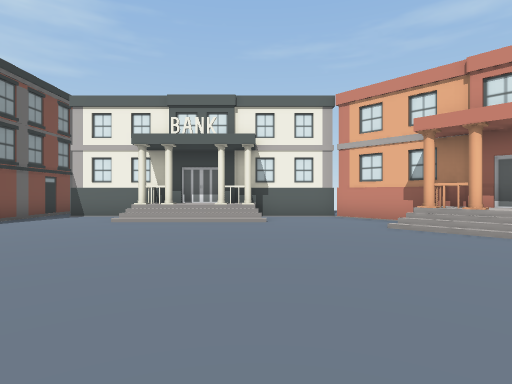
View 1 (above)

22 first-person views from a walk through a scene from a Unity 3-D project. The camera is 1.5 m above the floor, looks level and sees 80° across. The floor is counted in squares, 2 m on a side. Each view is taken from the middle of a square. On the plan, view 1 faces up. The plan holds only what a view shows up to about 10 squares ahead; the rest is blank. The place goes on beyond the plan. The player is left out. Some animated figures are not drawn.

View 2
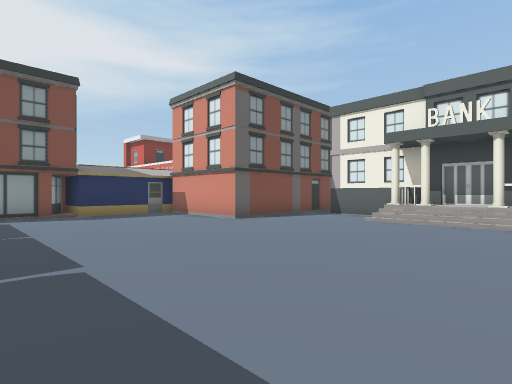

View 3
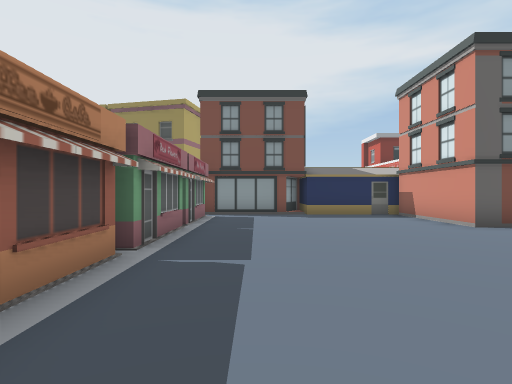

View 4
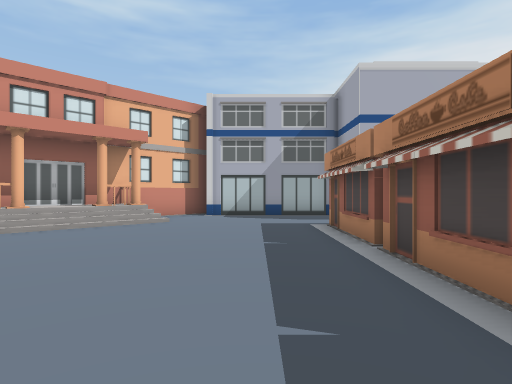

View 5
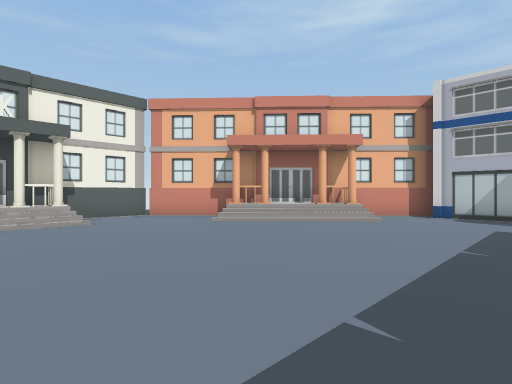

View 6
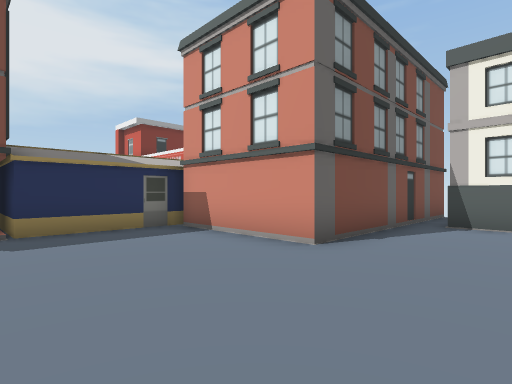

View 7
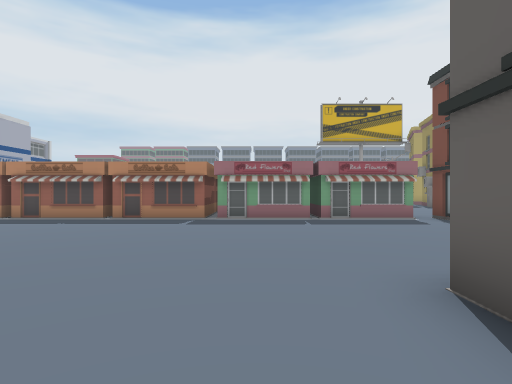

View 8
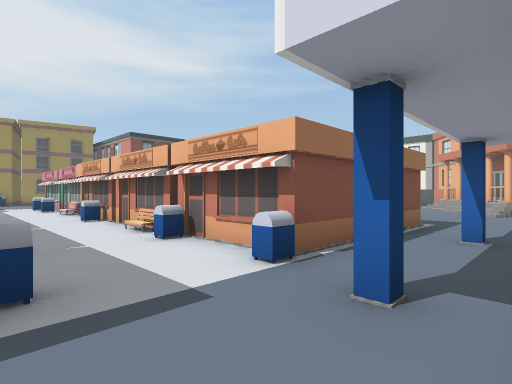

View 9
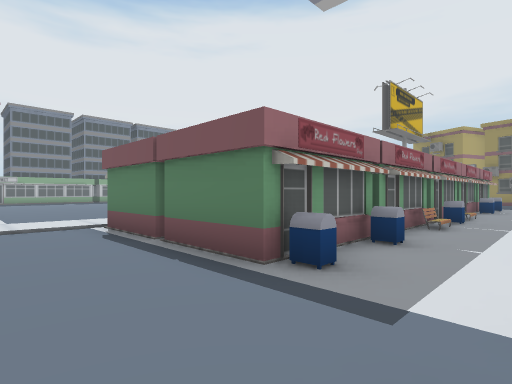

View 10
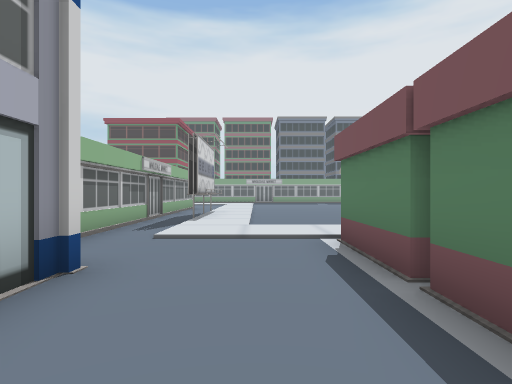

View 11
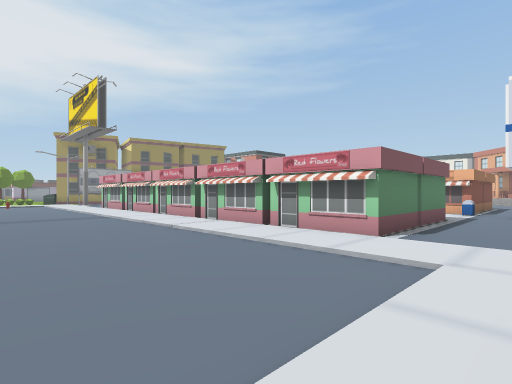

View 12
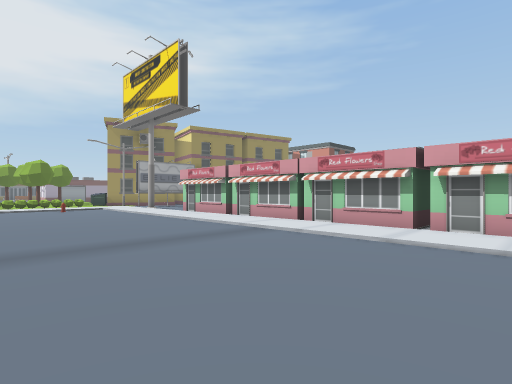

View 13
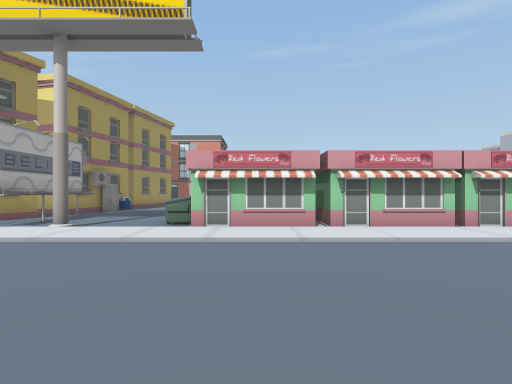

View 14
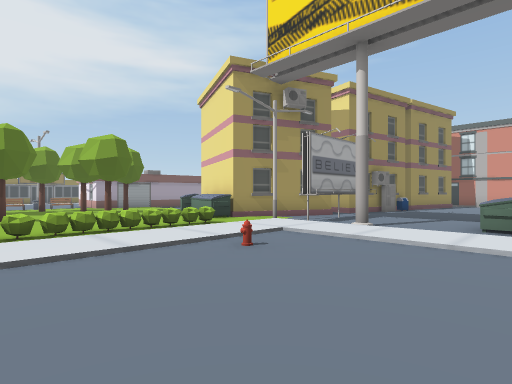

View 15
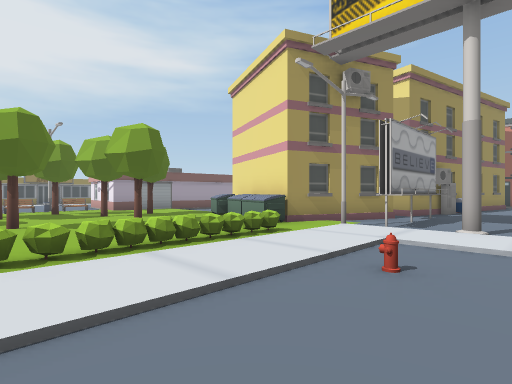

View 16
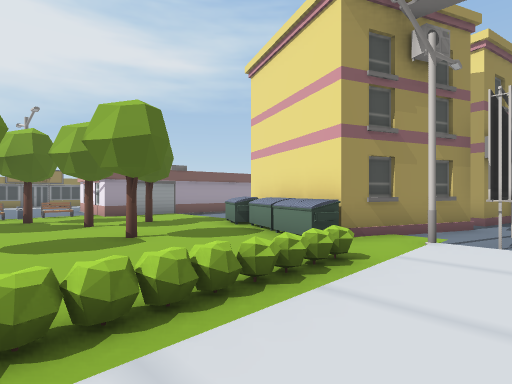

View 17
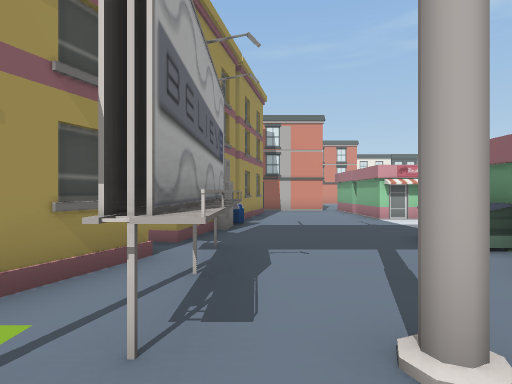

View 18
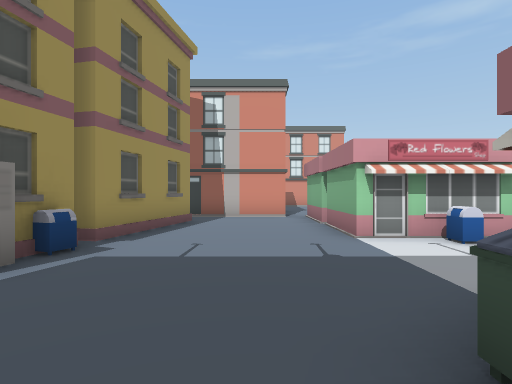

View 19
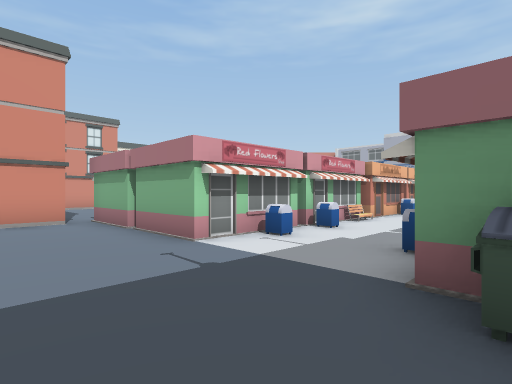

View 20
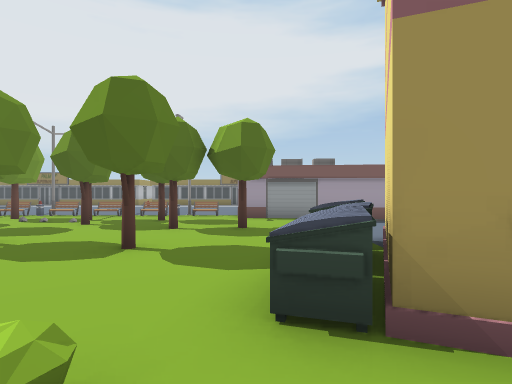

View 21
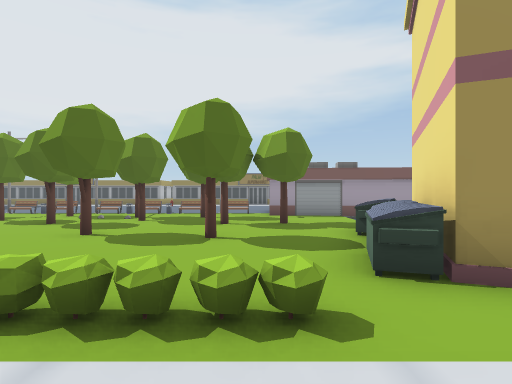

View 22
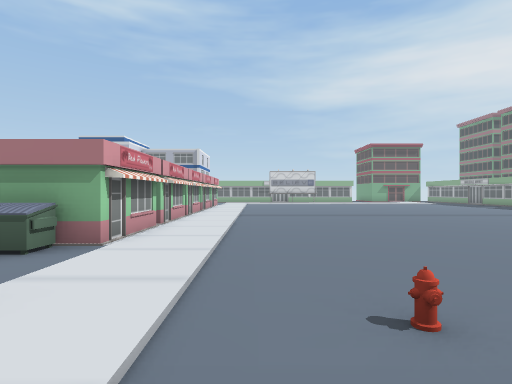

### Floor plan
Key: @ floor where view 1 was taken; # wall or solid block; . main floor; : floor 0.25 m higher than the main floor; / step, stairs or slope; ^ raised ledge; B bench; M mailbox; I billboard; U dumpster; S bush; T tree; H hydrant; O other object.
Columns run from 24 left of view 1 to 9 right of it. Each row starts with its distance up from view 1.
 12                  #.
 11                  #.
 10                  #.  # ^#
  9                  #...O  O..##
  8                  #...//OO...##
  7                  #..........O#
  6               ####........./O
  5               ............../  #
  4               .............../O###
  3             O#...................#
  2              #..................##
  1               ..................#
  0               ..........@.......#
 -1            ....O##O##O##O##O#...#
 -2            #...###  #        ..
 -3            O...#             .O.
 -4            ....#             ...
 -5           #....#M#MOB#OM#OM#OM..
 -6           #M....O........B....O.
 -7           #.....................
 -8           O.....OMO.OO#MOBMOM...
 -9          #....U#             ...
-10  #       #.I..U#             ...#
-11  #...    O.I..U#  #    #    #...#
-12  O///####..I..U##############....
-13 ##...UUU#.I/I///O::O::O::O::O///.#
-14 #..T....U.::::::::::::::::::::::.O
-15 .........S:/................../:.#
-16 B..T..T..S:/H................./:.#
-17 OOT......S:/................../:I#
-18  ..T.T...S:/................../:IO
-19  OT.....  :/..............

Where each view was taken, in squares from view 1:
view 1: 0 up, 0 right, facing up
view 2: 0 up, 0 right, facing up-left
view 3: 1 up, 0 right, facing left
view 4: 1 up, 2 left, facing right
view 5: 0 up, 2 left, facing up-right
view 6: 2 up, 4 left, facing up-left
view 7: 8 up, 5 left, facing down
view 8: 8 down, 7 right, facing up-left
view 9: 6 down, 7 right, facing down-left
view 10: 8 down, 6 right, facing down
view 11: 18 down, 7 right, facing up-left
view 12: 19 down, 1 right, facing up-left
view 13: 19 down, 8 left, facing up
view 14: 19 down, 9 left, facing up-left
view 15: 19 down, 11 left, facing up-left
view 16: 18 down, 13 left, facing up-left
view 17: 14 down, 13 left, facing up
view 18: 10 down, 11 left, facing up
view 19: 9 down, 12 left, facing up-right
view 20: 14 down, 14 left, facing left
view 21: 15 down, 13 left, facing left
view 22: 15 down, 14 left, facing right
